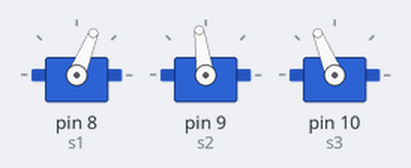
Recording of a sketch running on a simulated Arduino Uno, built with avr-gcc and run on an emulated ATmega328P. Shown: 3 × servo.

Above: at 5.05 s.
At 5.15 s:
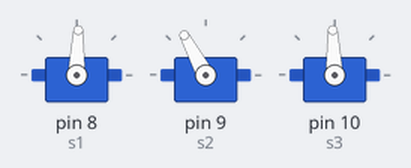
At 5.3 s:
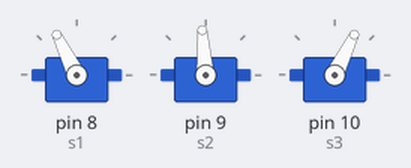
At 5.45 s:
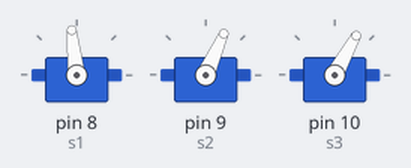
At 5.6 s:
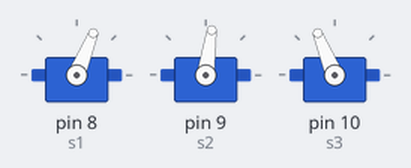
Timing chart, 0 to 8.0 s (numbered marks = the images above):
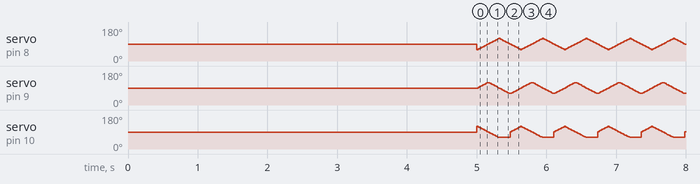

The sketch:

circle_V2.ino
```cpp
#include<Servo.h>

Servo s1;
Servo s2;
Servo s3;

void setup() {
  pinMode(8,OUTPUT);
  pinMode(9,OUTPUT);
  pinMode(10,OUTPUT);
  s1.attach(8);
  s1.write(90);
  s2.attach(9);
  s2.write(90);
  s3.attach(10);
  s3.write(90);
  delay(5000);

//  s1.write(60);
//  s2.write(90);
//  s3.write(120);
}


void loop() {

  cycle2();
  cycle3();
  cycle4();
  cycle1();

}

void cycle1()
{
  for(int i=0; i<30; i++)
  {
    s1.write(90-i);
    s2.write(60+i);
    s3.write(90+i);
    delay(5);
  }
}

void cycle2()
{
  for(int i=0; i<30; i++)
  {
    s1.write(60+i);
    s2.write(90+i);
    s3.write(120-i);
    delay(5);
  }
}

void cycle3()
{
  for(int i=0; i<30; i++)
  {
    s1.write(90+i);
    s2.write(120-i);
    s3.write(90-i);
    delay(5);
  }
}

void cycle4()
{
  for(int i=0; i<30; i++)
  {
    s1.write(120-i);
    s2.write(90-i);
    s3.write(60+1);
    delay(5);
  }
}
```
